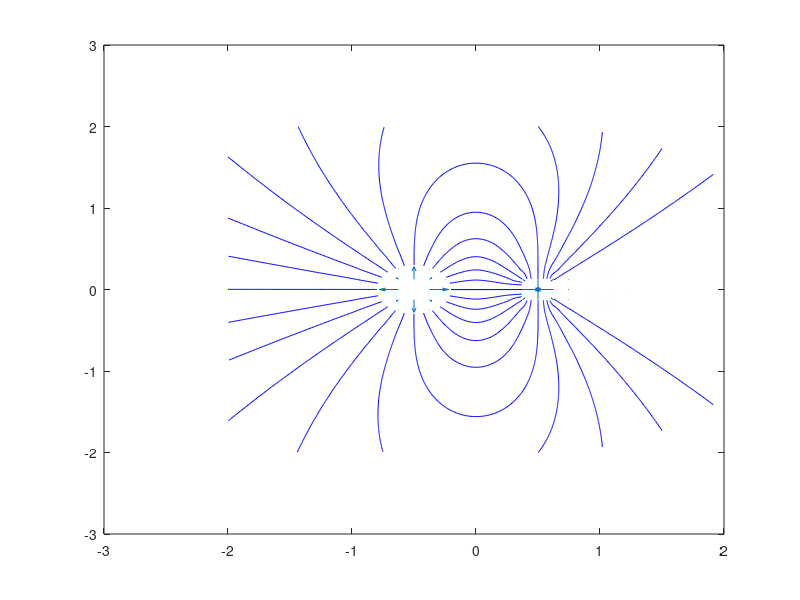

Write MATLAB code to recreate this figure.
% Electric field of dipole.
xMinRange=-2;
yMinRange=-2;
xMaxRange=2;
yMaxRange=2;
dx=0.125;
dy=0.125;
[x y] = meshgrid(xMinRange:dx:xMaxRange,yMinRange:dy:yMaxRange);

rp = [-0.5 0];
rn = [0.5 0];
%r = [x y];
qp = 1e-9;
qn = -1e-9;
e0 = (1e-9)/(36*pi);
Epx = qp/(4*pi*e0)*(x-rp(1))./((x-rp(1)).^2+(y-rp(2)).^2).^3;
Epy = qp/(4*pi*e0)*(y-rp(2))./((x-rp(1)).^2+(y-rp(2)).^2).^3;

Enx = qn/(4*pi*e0)*(x-rn(1))./((x-rn(1)).^2+(y-rn(2)).^2).^3;
Eny = qn/(4*pi*e0)*(y-rn(2))./((x-rn(1)).^2+(y-rn(2)).^2).^3;

quiver(x,y,Epx+Enx,Epy+Eny)
hold on
r = 0.3;
phi = 0:3.14/12:2*3.14;
startx = r*cos(phi)+rp(1);
starty = r*sin(phi)+rp(2);
streamline(x,y,Epx+Enx,Epy+Eny,startx,starty)
r = xMaxRange;
phi = -3.14/2:3.14/12:3.14/2;
startx = r*cos(phi)+rn(1);
starty = r*sin(phi)+rn(2);
streamline(x,y,Epx+Enx,Epy+Eny,startx,starty)